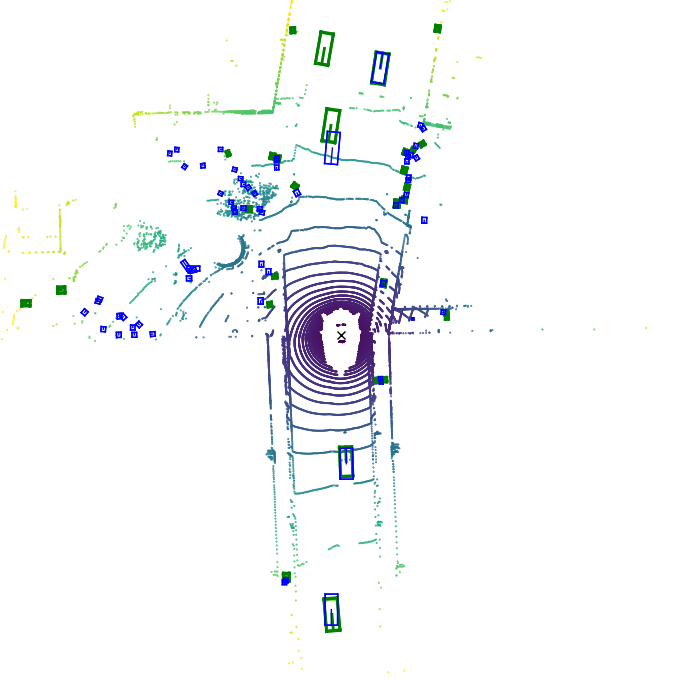
#> input picture data/easy_test.png, 680 x 680 px
$ python hack.py
#> lines starting #> are read from the running program, lines starting #| are printed output that depends on the picture; after the words box and inside, x2 and y2 are one past the last pixel; in counts of white or black regions, pixels touching at a corner belong together
import cv2 as cv
import numpy as np
import matplotlib.pyplot as plt


def filter_by_blue(image):
    # Return binary image where strongly blue pixels are white and all other pixels are black
    b, g, r = cv.split(image)
    return 255 * np.uint8(np.bitwise_and(b >= 200, g < 100, r < 100))


def filter_by_blob_size(image):
    # New image which will only have the large blobs on it
    large_blob_image = np.zeros_like(image, dtype=np.uint8)
    # Experimentally determined threshold
    min_area = 400
    # Find all blobs
    contours, _ = cv.findContours(image, cv.RETR_TREE, cv.CHAIN_APPROX_SIMPLE)
    # Loop through all contours...
    for contour in contours:
        # Get the bounding box
        bounding_box = cv.minAreaRect(contour)
        # Get the dimensions of the bounding box
        _, size, _ = bounding_box
        # Compute aread
        area = size[0] * size[1]
        # If obstacle is sufficiently large, paint its bounding box onto the new image in white
        if area > min_area:
            cv.fillPoly(large_blob_image, [np.int32(cv.boxPoints(bounding_box))], 255)
    return large_blob_image


def main():
    image = cv.imread("./data/easy_test.png")
#> image is the input picture: shape (680, 680, 3); mean B, G, R 249.4, 247.6, 246.1
    cropped = image[120:800, 120:800, :]
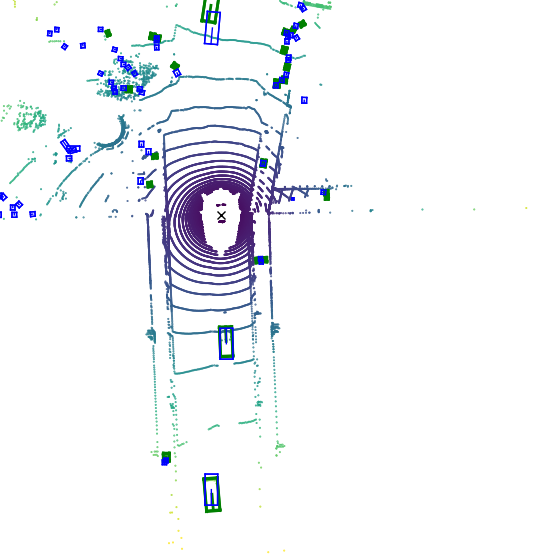
#> cropped: shape (560, 560, 3); mean B, G, R 248.3, 245, 243.5
    binary_image = filter_by_blue(cropped)
#> in filter_by_blue, `b, g, r = cv.split(image)`:
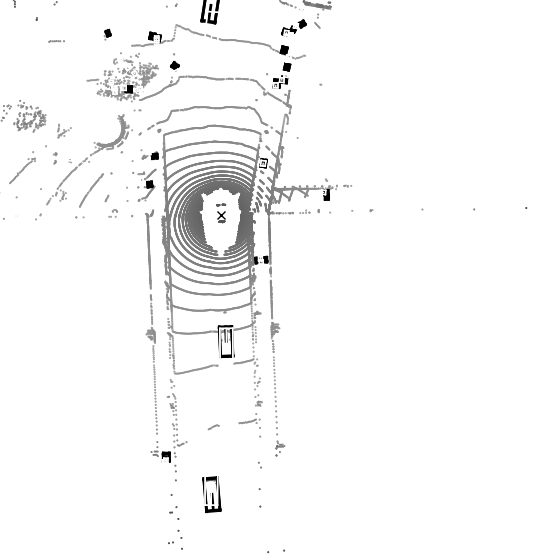
#> b: shape (560, 560); min 0, max 255, mean 248.3
#> in filter_by_blue, `b, g, r = cv.split(image)`:
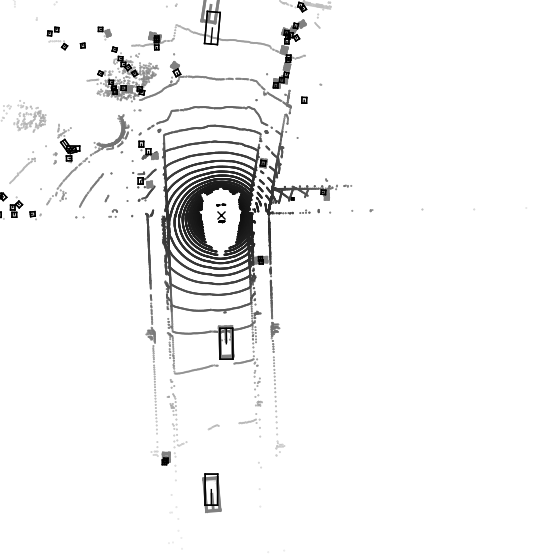
#> g: shape (560, 560); min 0, max 255, mean 245
#> in filter_by_blue, `b, g, r = cv.split(image)`:
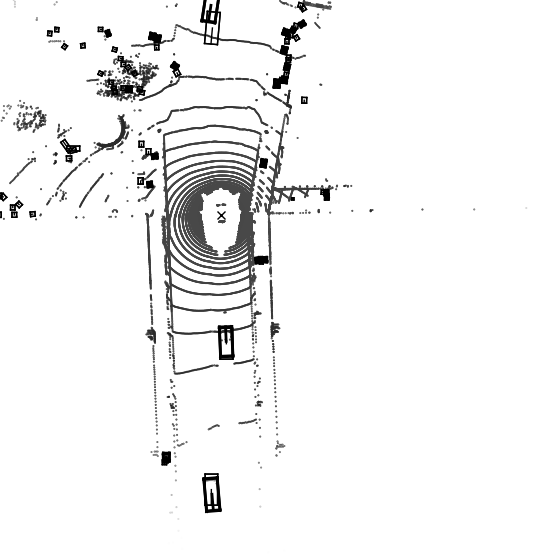
#> r: shape (560, 560); min 0, max 255, mean 243.5
#> in filter_by_blue, `return 255 * np.uint8(np.bitwise_and(b >= 200, g < 100, r < 100))`:
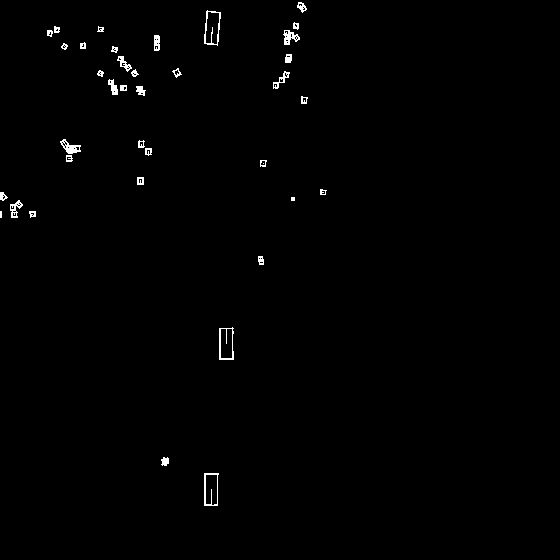
#> returned value: shape (560, 560); 0.71% white in thin lines or dots, all inside (x1, y1, x2, y2) = (0, 2, 327, 506)
    car_image = filter_by_blob_size(binary_image)
#> in filter_by_blob_size, `contours, _ = cv.findContours(image, cv.RETR_TREE, cv.CHAIN_APPROX_SIM..`: contours = 118 contours, 79 with area under 20; largest, box (x1, y1, x2, y2) and area: (204, 10, 221, 46) 446, (204, 473, 219, 506) 418, (219, 327, 234, 360) 416, (205, 11, 220, 45) 381, (205, 474, 218, 506) 360
#> the loop in filter_by_blob_size, `for contour in contours:` made 118 passes
#> (bounding_box, area) on passes 1, 2, 3, 4, 5, 6, 10, 14, 23, 26, 29, 30: (((211, 489), (32, 14), -90), 448), (((211, 489.5), (31, 12), -90), 372), (((164.5, 461), (8, 7), -90), 56), (((226, 343), (32, 14), -90), 448), (((226, 343), (30, 12), -90), 360), (((260.5, 260), (8, 5), -90), 40), (((32, 214), (6, 6), -90), 36), (((16, 208.5), (17, 12), -90), 204), (((3.5, 196), (8, 7), -90), 56), (((323, 191.5), (5, 6), -90), 30), (((140, 180.5), (5, 4), -90), 20), (((263, 163), (6, 6), -90), 36)
#> (contour, bounding_box, area) on passes 28, 52: ([[137, 177], [137, 184], [143, 184], [143, 177]], ((140, 180.5), (7, 6), -90), 42), ([[120, 85], [120, 90], [126, 90], [126, 85]], ((123, 87.5), (5, 6), -90), 30)
#> after the loop in filter_by_blob_size, `for contour in contours:`:
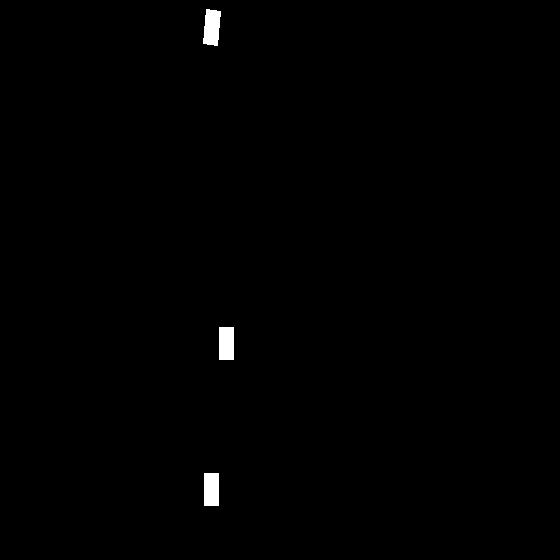
#> large_blob_image: shape (560, 560); 0.49% white; 3 white regions, box (x1, y1, x2, y2) and area: (203, 9, 221, 46) 531, (219, 327, 234, 360) 495, (204, 473, 219, 506) 495

    plt.figure(figsize=(15, 5))
    plt.subplot(1, 3, 1)
    plt.imshow(cv.cvtColor(cropped, cv.COLOR_BGR2RGB))
    plt.title("Original Image")
    plt.axis("off")
    plt.subplot(1, 3, 2)
    plt.imshow(cv.cvtColor(binary_image, cv.COLOR_GRAY2RGB))
    plt.title("Filtered by Color")
    plt.axis("off")
    plt.subplot(1, 3, 3)
    plt.imshow(cv.cvtColor(car_image, cv.COLOR_GRAY2RGB))
    plt.title("Filtered by Blob Size")
    plt.axis("off")

    plt.show()
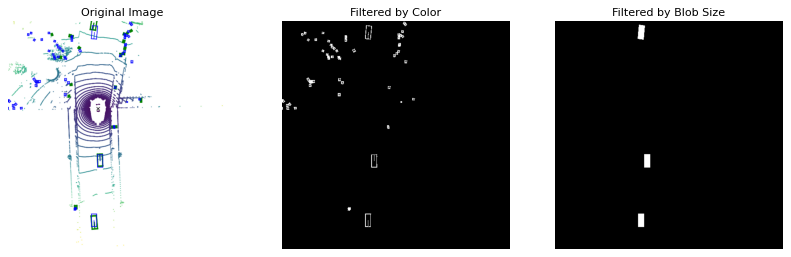
#> figure drawn by matplotlib, 3 panels


if __name__ == "__main__":
    main()

$ run again, with data/3950bd41f74548429c0f7700ff3d8269_bev.png copied over data/easy_test.png
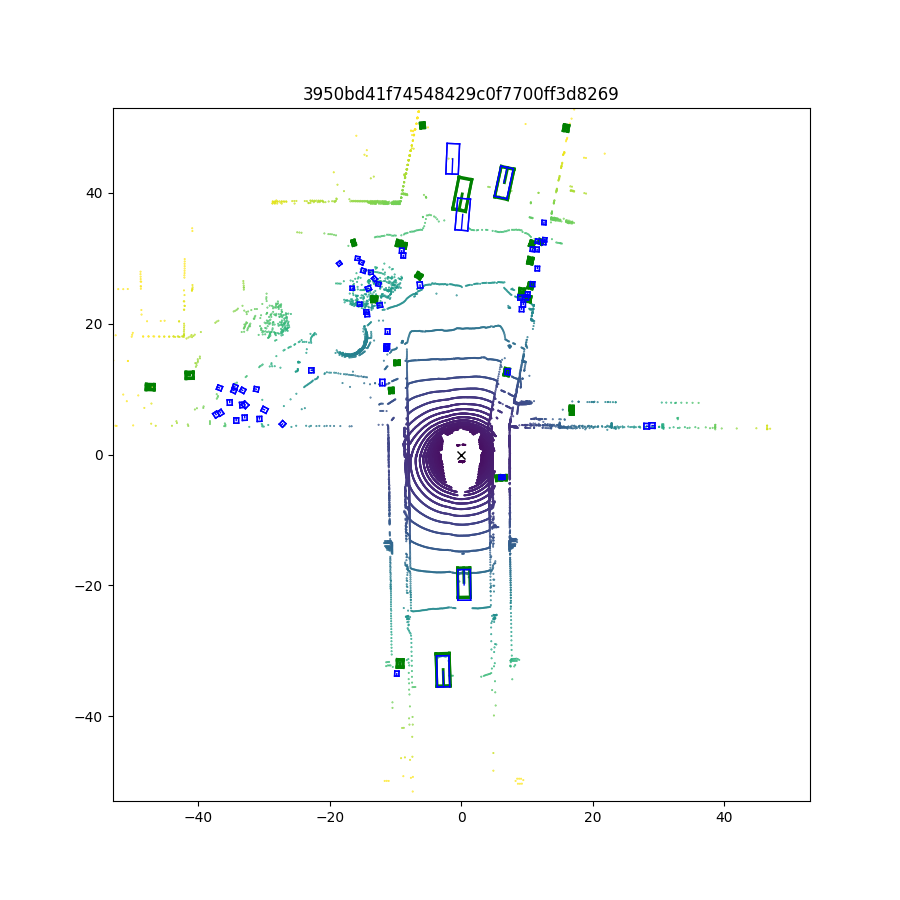
#> input picture data/3950bd41f74548429c0f7700ff3d8269_bev.png, 900 x 900 px
#> in main, image is the input picture: shape (900, 900, 3); mean B, G, R 250.4, 249.4, 248.6
#> in filter_by_blue, `return 255 * np.uint8(np.bitwise_and(b >= 200, g < 100, r < 100))`:
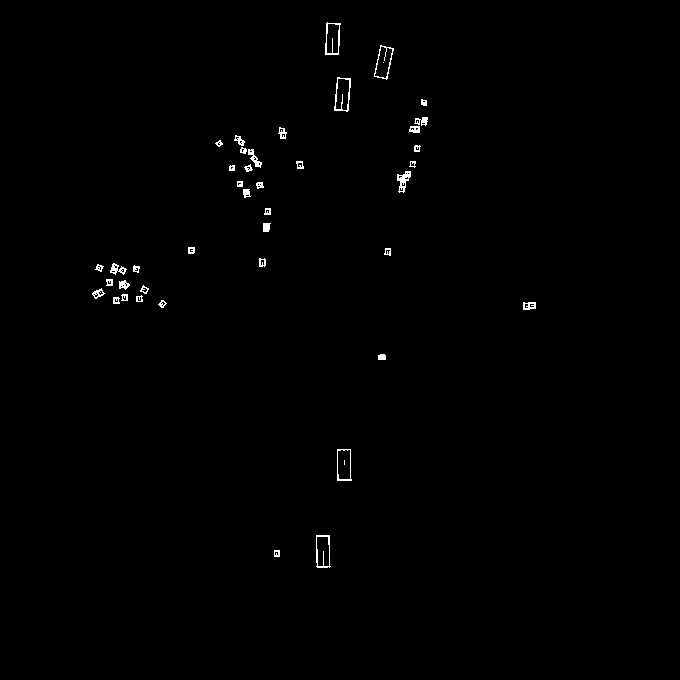
#> returned value: shape (680, 680); 0.54% white in thin lines or dots, all inside (x1, y1, x2, y2) = (92, 22, 536, 568)
#> contours = 115 contours, 67 with area under 20; largest, box (x1, y1, x2, y2) and area: (334, 77, 351, 112) 436, (316, 535, 331, 568) 412, (325, 22, 341, 55) 408, (374, 45, 394, 80) 406, (337, 449, 352, 481) 404
#> the loop in filter_by_blob_size, `for contour in contours:` made 115 passes
#> (bounding_box, area) on passes 3, 4, 5, 6, 8, 9, 10, 11: (((323, 551), (32, 14), -90), 448), (((322.5, 551), (30, 13), -90), 390), (((344, 464.5), (31, 14), -90), 434), (((343.5, 464), (30, 13), -90), 390), (((381.5, 356.5), (5, 7), -90), 35), (((529, 305.5), (7, 12), -90), 84), (((531.5, 305), (4, 5), -90), 20), (((526, 305.5), (5, 4), -90), 20)
#> in main, `plt.show()`:
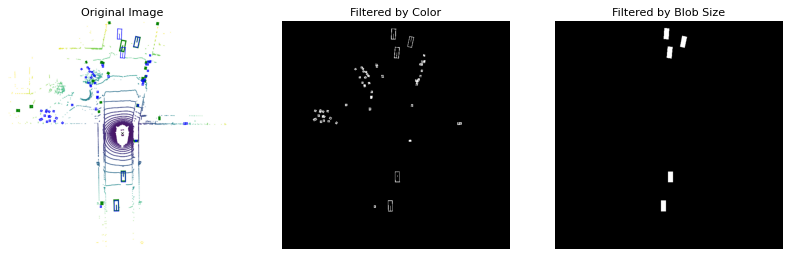
#> figure drawn by matplotlib, 3 panels

$ run again, with data/3e8750f331d7499e9b5123e9eb70f2e2_bev.png copied over data/easy_test.png
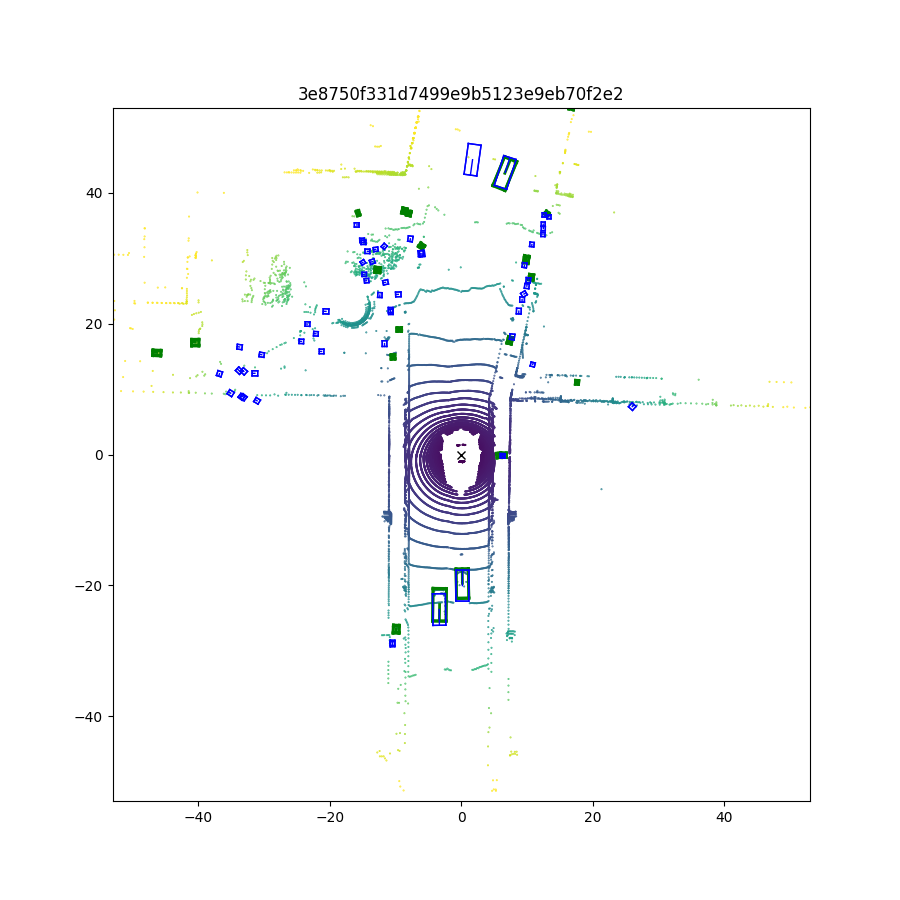
#> input picture data/3e8750f331d7499e9b5123e9eb70f2e2_bev.png, 900 x 900 px
#> in main, image is the input picture: shape (900, 900, 3); mean B, G, R 250.6, 249.6, 249
#> in filter_by_blue, `return 255 * np.uint8(np.bitwise_and(b >= 200, g < 100, r < 100))`:
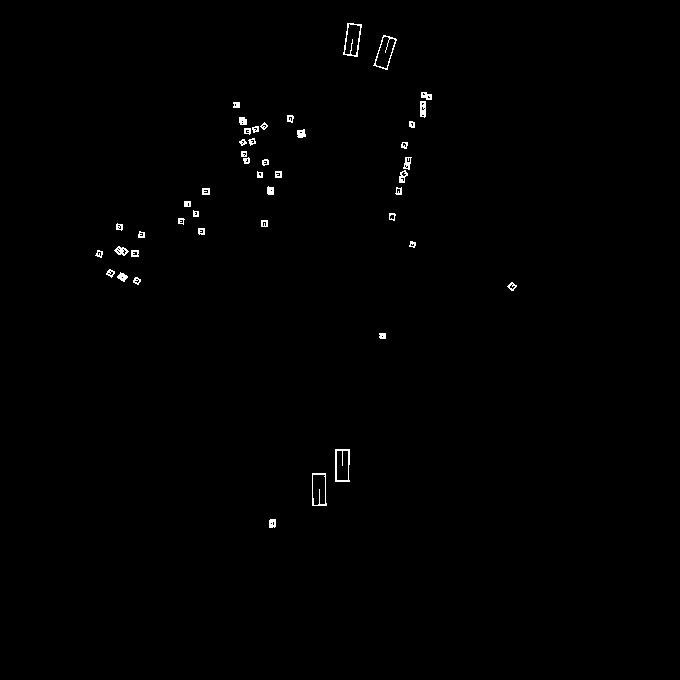
#> returned value: shape (680, 680); 0.51% white in thin lines or dots, all inside (x1, y1, x2, y2) = (95, 23, 517, 528)
#> contours = 116 contours, 66 with area under 20; largest, box (x1, y1, x2, y2) and area: (335, 449, 350, 482) 433, (343, 23, 362, 57) 430, (373, 35, 397, 70) 428, (312, 473, 327, 506) 418, (312, 474, 326, 506) 384
#> the loop in filter_by_blob_size, `for contour in contours:` made 116 passes
#> (bounding_box, area) on passes 1, 4, 5, 6, 7, 8, 10, 11: (((272, 523), (8, 6), -90), 48), (((319, 489), (32, 14), -90), 448), (((318.5, 489.5), (31, 13), -90), 403), (((342, 465), (32, 14), -90), 448), (((342, 465), (30, 12), -90), 360), (((382, 335.5), (5, 6), -90), 30), (((512, 286), (7.07, 7.07), -45), 50), (((511.8, 286.3), (4.95, 4.24), -45), 21)
#> in main, `plt.show()`:
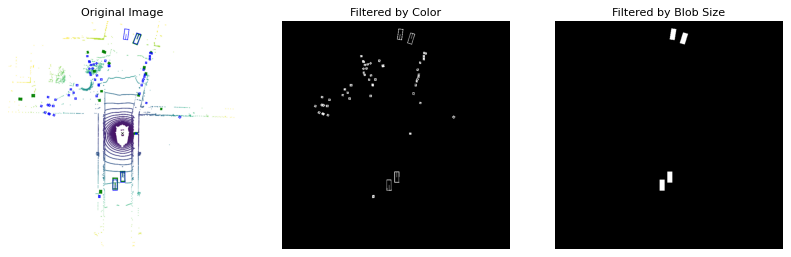
#> figure drawn by matplotlib, 3 panels
